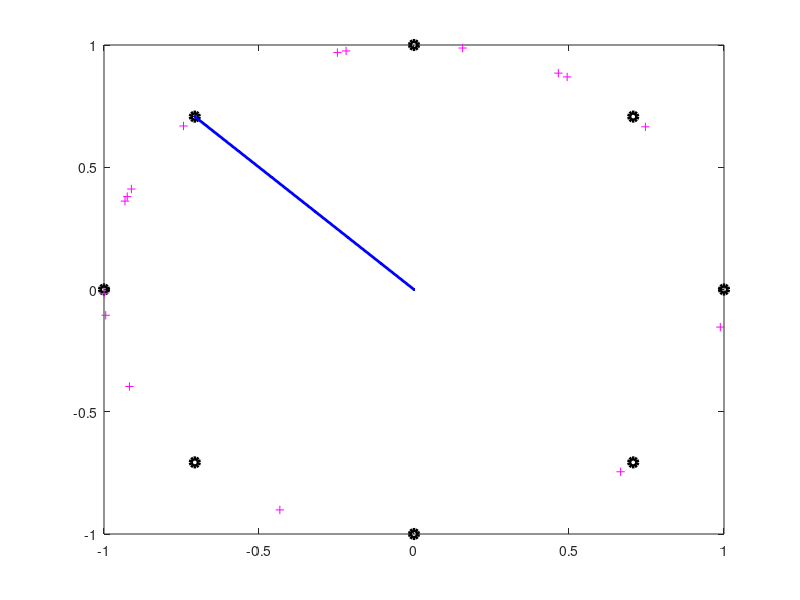

Reproduce this figure in MATLAB.
function simdata = simulate_neural_data

%place targets
targets = 8; 
for targ = 1:targets
    x(targ) = cos(2*pi*targ/targets); 
    y(targ) = sin(2*pi*targ/targets); 
end
plot(x, y, 'ok', 'LineWidth', 3); hold on; 

%generate sample points based on line
%TODO: could update this in terms of a parabola
pick_target = 3; 
num_samps = 20; 
xpts = 0:x(pick_target)/num_samps:x(pick_target);
ypts = 0:y(pick_target)/num_samps:y(pick_target);
plot(xpts, ypts, '.-b', 'Linewidth', 2); 

%make neurons that are tuned to diff directions
neurons = 16; 
pd = 2*pi*rand(16, 1); 
xn = cos(pd); 
yn = sin(pd); 
plot(xn, yn, '+m'); 
%add Poisson-generated noise



